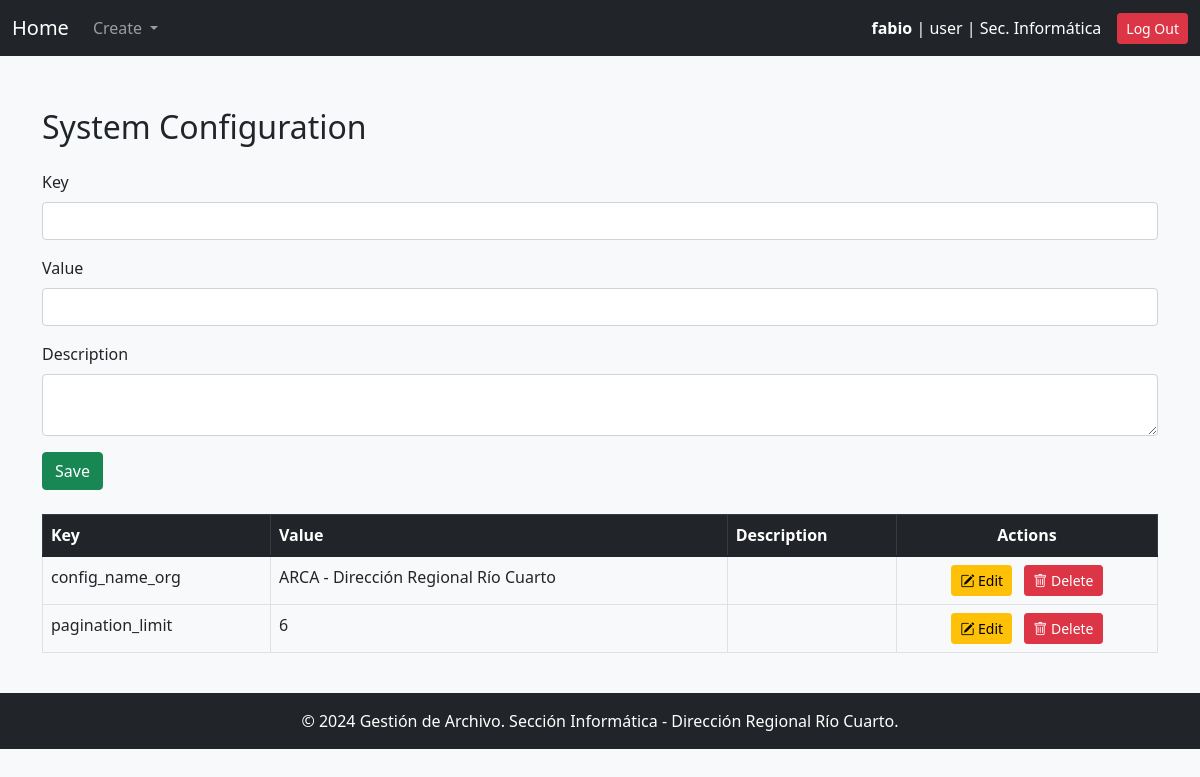
The app's page /config_keys_values/ (signed in) with its own data.
### gestion_archivo_app/models.py (models this page shows, shortened)
class User(AbstractUser):
    ROLE_CHOICES = [
        ('user', 'User'),
        ('manager', 'Manager'),
        ('archive_responsible', 'Archive Responsible'),
        ('admin', 'System Administrator')
    ]
    role = models.CharField(max_length=32, choices=ROLE_CHOICES)
    area = models.ForeignKey('Area', on_delete=models.PROTECT, verbose_name="User Area")
    deposit = models.ForeignKey(
        'Area',
        on_delete=models.PROTECT,
        default=get_default_archive,
        verbose_name="Archive",
        related_name='deposits'
    )
    objects = UserManager()
    USERNAME_FIELD = 'username'
    REQUIRED_FIELDS = ['first_name', 'last_name', 'role']

class Area(models.Model):
    code = models.CharField(max_length=30, unique=True, verbose_name="Area Code")
    name = models.CharField(max_length=100, unique=True, verbose_name="Area Name")
    description = models.TextField(blank=True, null=True, verbose_name="Description")
    is_deposit = models.BooleanField(default=False, verbose_name="Is Deposit")

class SystemConfigKeyValues(models.Model):
    key = models.CharField(max_length=100, unique=True)
    value = models.CharField(max_length=255)
    description = models.TextField(blank=True, null=True)

### gestion_archivo_app/views.py (the view, shortened to what this page needs)
# urls.py: path('config_keys_values/', config_keys_values, name='config_keys_values'),
@login_required
def config_keys_values(request):
    configs = SystemConfigKeyValues.objects.all()
    return render(request, 'config_keys_values.html', {'configs': configs})

### gestion_archivo_app/context_processors.py (called while the page is built)
def system_config(request):
    try:
        pagination_limit = int(SystemConfigKeyValues.objects.get(key="pagination_limit").value)
    except SystemConfigKeyValues.DoesNotExist:
        pagination_limit = 10  # Valor por defecto
    try:
        default_archive_code = SystemConfigKeyValues.objects.get(key="default_archive_code").value
    except SystemConfigKeyValues.DoesNotExist:
        default_archive_code = "AADE_ARCHIVE"  # Valor por defecto
    try:
        config_name_org = SystemConfigKeyValues.objects.get(key="config_name_org").value
    except SystemConfigKeyValues.DoesNotExist:
        config_name_org = "Define config_name_org"  # Valor por defecto
    return {
        "pagination_limit": pagination_limit,
        "default_archive_code": default_archive_code,
        "config_name_org": config_name_org
    }

### gestion_archivo_app/templates/config_keys_values.html (shortened to what this page needs)
{% extends 'base.html' %}
{% load static %}
{% block content %}
<div class="container mt-5">
    <h2 class="mb-4">System Configuration</h2>
    <form method="post" class="mb-4">
        <div class="mb-3">
            <label for="key" class="form-label">Key</label>
            <input type="text" id="key" name="key" class="form-control" required>
        </div>
        <div class="mb-3">
            <label for="value" class="form-label">Value</label>
            <input type="text" id="value" name="value" class="form-control" required>
        </div>
        <div class="mb-3">
            <label for="description" class="form-label">Description</label>
            <textarea id="description" name="description" class="form-control"></textarea>
        </div>
        <button type="submit" name="action" value="save" class="btn btn-success">Save</button>
    </form>
    <table class="table table-bordered">
        <thead class="table-dark">
            <tr>
                <th>Key</th>
                <th>Value</th>
                <th>Description</th>
                <th class="text-center">Actions</th>
            </tr>
        </thead>
        <tbody>
            {% for config in configs %}
            <tr>
                <td>{{ config.key }}</td>
                <td>{{ config.value }}</td>
                <td>{{ config.description }}</td>
                <td class="text-center">
                    <button type="button" class="btn btn-sm btn-warning me-2" onclick="editConfig('{{ config.id }}', '{{ config.key }}', '{{ config.value }}', '{{ config.description }}')">
                        <i class="bi bi-pencil-square"></i> Edit
                    </button>
                    <form method="post" class="d-inline">
                        <button type="submit" name="action" value="delete" class="btn btn-sm btn-danger">
                            <i class="bi bi-trash"></i> Delete
                        </button>
                    </form>
                </td>
            </tr>
            {% empty %}
            <tr>
                <td colspan="4" class="text-center">No configuration keys found.</td>
            </tr>
            {% endfor %}
        </tbody>
    </table>
</div>
{% endblock %}

### gestion_archivo_app/templates/base.html (shortened to what this page needs)
<!DOCTYPE html>
<html lang="en">
<head>
    {% load static %}
    <link href="https://cdn.jsdelivr.net/npm/bootstrap-icons/font/bootstrap-icons.css" rel="stylesheet">
<link rel="stylesheet" href="https://cdn.jsdelivr.net/npm/bootstrap@5.1.3/dist/css/bootstrap.min.css" />
<link rel="stylesheet" href="https://cdn.jsdelivr.net/npm/select2@4.1.0-rc.0/dist/css/select2.min.css" />
<link rel="stylesheet" href="https://cdn.jsdelivr.net/npm/select2-bootstrap-5-theme@1.3.0/dist/select2-bootstrap-5-theme.min.css" />
<link rel="stylesheet" href="https://cdn.jsdelivr.net/npm/select2-bootstrap-5-theme@1.3.0/dist/select2-bootstrap-5-theme.rtl.min.css" />
</head>
<body class="bg-light" a>
    <nav class="navbar navbar-expand-lg navbar-dark bg-dark">
        <div class="container-fluid">
            <a class="navbar-brand" href="{% url 'main' %}">Home</a>
            <div class="collapse navbar-collapse" id="navbarNav">
                <ul class="navbar-nav me-auto">
                    <li class="nav-item dropdown">
                        <a class="nav-link dropdown-toggle" href="#" id="createDropdown" role="button" data-bs-toggle="dropdown" aria-expanded="false">
                            Create
                        </a>
                    </li>
                </ul>
            </div>
                <div class="d-flex align-items-center">
                    {% if user.is_authenticated %}
                        <span class="text-white me-3">
                            <strong>{{ user.username }}</strong> | {{ user.role }} | {{ user.area.name }}
                        </span>
                        <a href="{% url 'logout' %}" class="btn btn-danger btn-sm">Log Out</a>
                    {% else %}
                        <a href="{% url 'login' %}" class="btn btn-success btn-sm">Log In</a>
                    {% endif %}
                </div>
            </div>
    </nav>
    <div class="container-fluid py-4" style='margin-top:-20px' >
        {% block content %}{% endblock %}
    </div>
    <footer class="bg-dark text-white text-center py-3 mt-auto">
        <p class="mb-0">&copy; 2024 Gestión de Archivo. Sección Informática - Dirección Regional Río Cuarto.</p>
    </footer>
</body>
</html>

### gestion_archivo_app/templates/base.html (style rules this page uses)
html { scroll-behavior:auto; }

### records on screen
User: username "fabio", role "user", area.name "Sec. Informática"
SystemConfigKeyValues: key "config_name_org", value "ARCA - Dirección Regional Río Cuarto"
SystemConfigKeyValues: key "pagination_limit", value "6"
